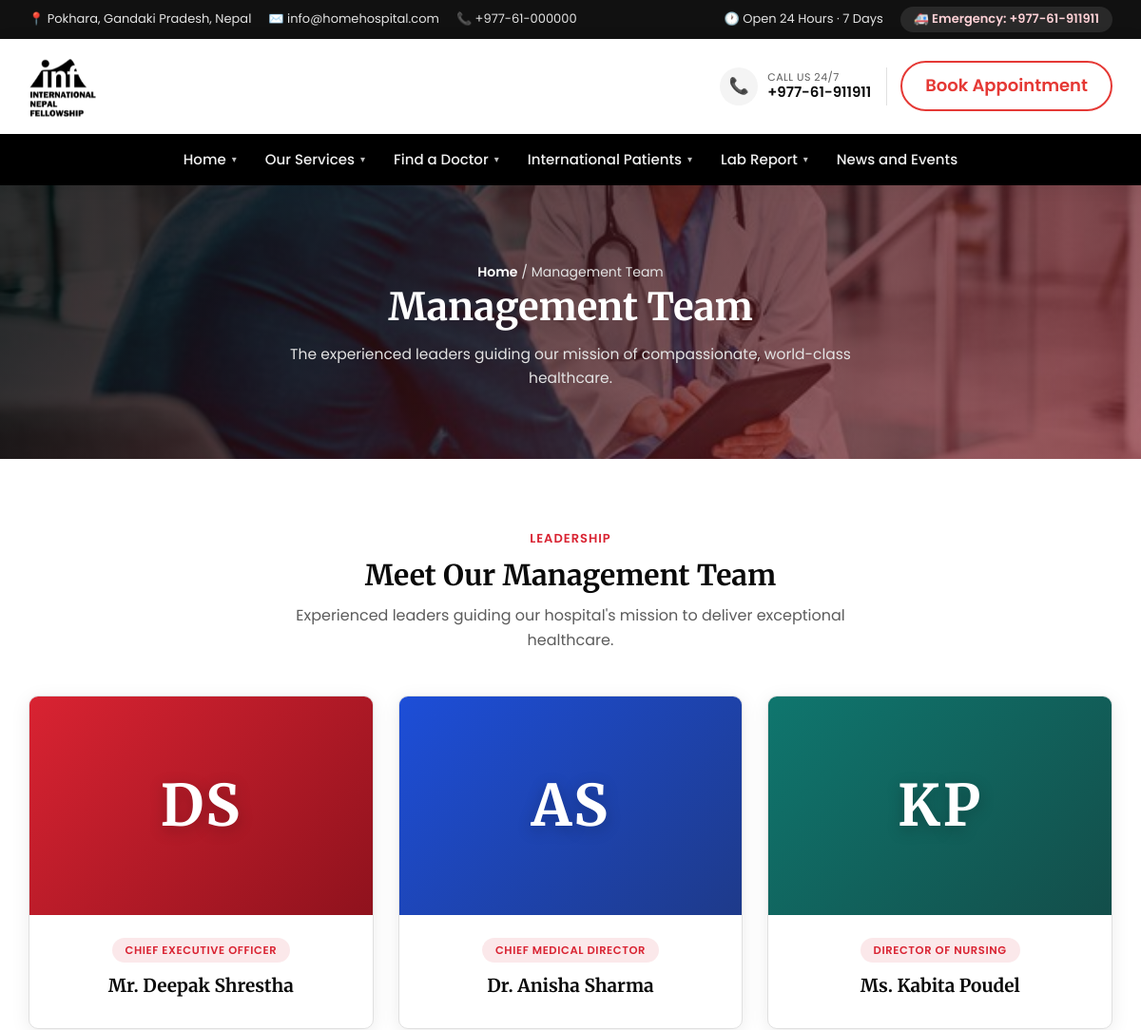
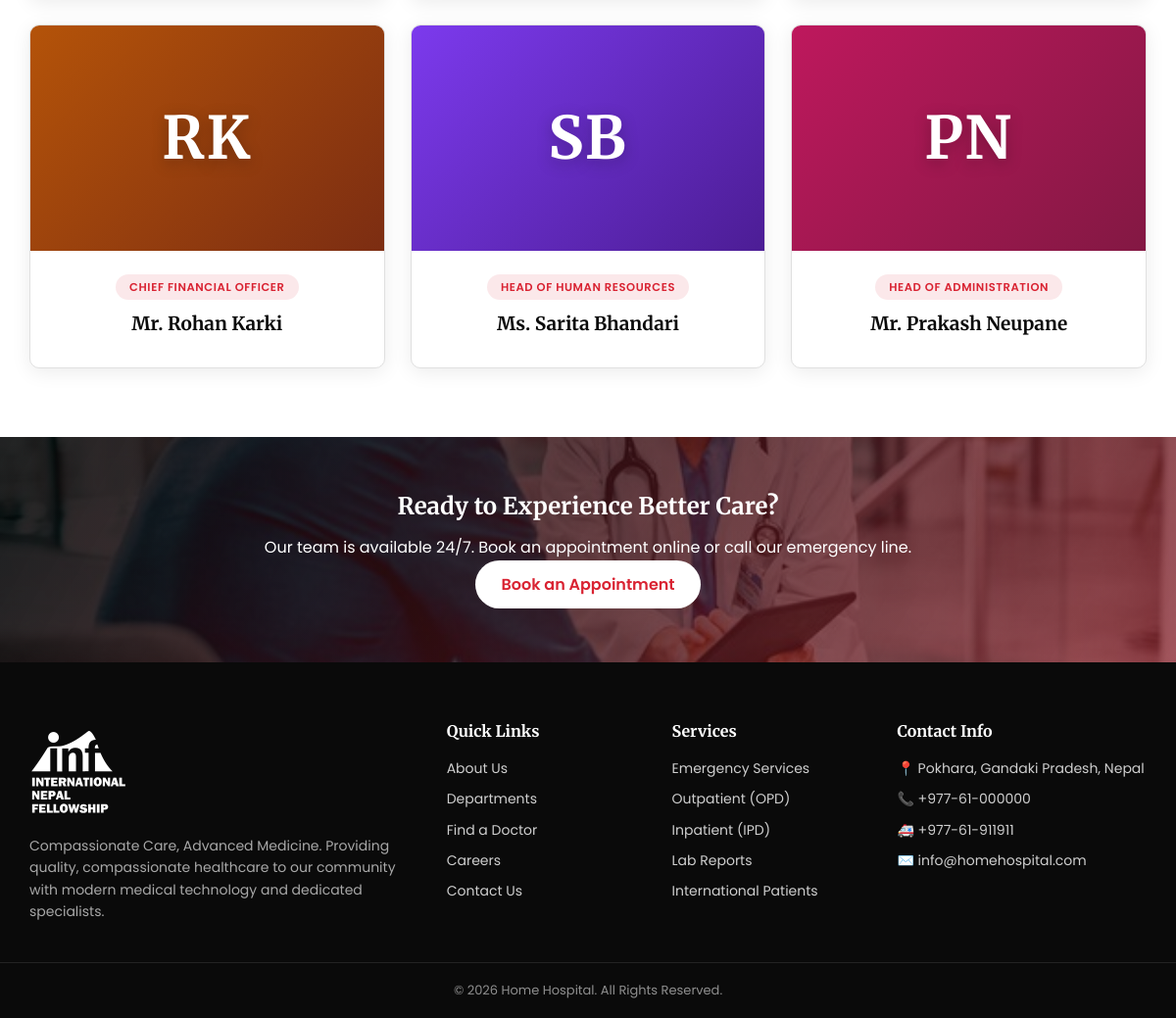
/pages/management-team.php, run on the app's committed database (2 pictures, top to bottom).
### tables this page shows
CREATE TABLE IF NOT EXISTS team_members (
    id INT NOT NULL AUTO_INCREMENT,
    name VARCHAR(150) NOT NULL,
    role VARCHAR(150) NOT NULL,
    photo_url VARCHAR(255) DEFAULT NULL,
    bio TEXT DEFAULT NULL,
    sort_order INT NOT NULL DEFAULT 0,
    is_active TINYINT(1) NOT NULL DEFAULT 1,
    created_at DATETIME NOT NULL DEFAULT CURRENT_TIMESTAMP,
    PRIMARY KEY (id)
);

### pages/management-team.php (called while the page is built, shortened)
<?php
require_once __DIR__ . '/../includes/config.php';
$team = TeamMember::allActive();
View::render('pages/management-team', compact('page_title', 'team', 'nav_menu'));

### includes/config.php (called while the page is built, shortened)
<?php
function e($value) {
    return htmlspecialchars((string)$value, ENT_QUOTES, 'UTF-8');
}
function site_url(string $path): string
{
    static $base = null;
    if ($base === null) {
        $docRoot = str_replace('\\', '/', rtrim($_SERVER['DOCUMENT_ROOT'] ?? '', '/'));
        $appRoot = str_replace('\\', '/', dirname(__DIR__));
        if ($docRoot !== '' && strpos($appRoot, $docRoot) === 0) {
            $base = '/' . ltrim(substr($appRoot, strlen($docRoot)), '/');
        } else {
            $base = '';
        }
        if ($base !== '') {
            $base = ($base === '/') ? '/' : rtrim($base, '/') . '/';
        }
    }
    return $base . $path;
}
spl_autoload_register(function ($class) {
    $prefix = 'App\\';
    $baseDir = __DIR__ . '/../app/';
    $len = strlen($prefix);
    $relativeClass = substr($class, $len);
    $file = $baseDir . str_replace('\\', '/', $relativeClass) . '.php';
});

### app/Core/Database.php (called while the page is built, shortened)
<?php
class Database
{
    private static ?Database $instance = null;
    private PDO $pdo;
    private function __construct()
    {
        $driver = defined('DB_DRIVER') ? DB_DRIVER : 'mysql';
        if ($driver === 'mysql') {
            $dsn = 'mysql:host=' . (defined('DB_HOST') ? DB_HOST : '127.0.0.1')
                . ';port=' . (defined('DB_PORT') ? DB_PORT : '3306')
                . ';dbname=' . (defined('DB_NAME') ? DB_NAME : 'hospital')
                . ';charset=utf8mb4';
            $this->pdo = new PDO($dsn, defined('DB_USER') ? DB_USER : 'root', defined('DB_PASS') ? DB_PASS : '');
        }
        $this->pdo->setAttribute(PDO::ATTR_ERRMODE, PDO::ERRMODE_EXCEPTION);
        $this->pdo->setAttribute(PDO::ATTR_DEFAULT_FETCH_MODE, PDO::FETCH_ASSOC);
    }
    public static function getInstance(): self
    {
        if (self::$instance === null) {
            self::$instance = new self();
        }
        return self::$instance;
    }
    public function fetchAll(string $sql, array $params = []): array
    {
        $stmt = $this->pdo->prepare($sql);
        $stmt->execute($params);
        return $stmt->fetchAll();
    }
}

### app/Core/Model.php (called while the page is built, shortened)
<?php
abstract class Model
{
    protected static string $table;
    public static function where(string $where, array $params = [], string $orderBy = ''): array
    {
        $sql = 'SELECT * FROM ' . static::$table . ' WHERE ' . $where;
        if ($orderBy) {
            $sql .= ' ORDER BY ' . $orderBy;
        }
        return Database::getInstance()->fetchAll($sql, $params);
    }
}

### app/Models/TeamMember.php (called while the page is built, shortened)
<?php
class TeamMember extends Model
{
    public static function allActive(): array
    {
        return self::where('is_active = 1', [], 'sort_order');
    }
}

### app/Views/pages/management-team.php (the view, shortened to what this page needs)
<section class="page-banner page-banner-image">
  <div class="container">
    <div class="breadcrumb" data-aos="fade-up" data-aos-duration="800"><a href="<?php echo e(site_url('pages/index.php')); ?>">Home</a> / Management Team</div>
    <h1 data-aos="fade-up" data-aos-duration="800" data-aos-delay="100">Management Team</h1>
    <p data-aos="fade-up" data-aos-duration="800" data-aos-delay="200">The experienced leaders guiding our mission of compassionate, world-class healthcare.</p>
  </div>
</section>
<section class="section">
  <div class="container">
    <div class="section-title" data-aos="fade-up" data-aos-duration="1000">
      <span>Leadership</span>
      <h2>Meet Our Management Team</h2>
      <p>Experienced leaders guiding our hospital's mission to deliver exceptional healthcare.</p>
    </div>
    <div class="grid grid-3">
      <?php foreach ($team as $i => $member): ?>
      <div class="card team-card" data-aos="fade-up" data-aos-duration="900" data-aos-delay="<?php echo ($i % 3) * 100; ?>">
        <?php if (!empty($member['photo_url'])): ?>
        <div class="team-photo">
          <img src="<?php echo e(site_url($member['photo_url'])); ?>" alt="Portrait of <?php echo e($member['name']); ?>" loading="lazy">
        </div>
        <?php else: ?>
        <div class="team-photo team-avatar team-avatar-<?php echo (($i % 6) + 1); ?>" aria-hidden="true"><?php echo e($member['initials'] ?? '?'); ?></div>
        <?php endif; ?>
        <div class="team-info">
          <span class="team-role"><?php echo e($member['role']); ?></span>
          <h3><?php echo e($member['name']); ?></h3>
        </div>
      </div>
      <?php endforeach; ?>
    </div>
  </div>
</section>
<section class="cta cta-about">
  <div class="container">
    <h2 data-aos="zoom-in" data-aos-duration="1200">Ready to Experience Better Care?</h2>
    <p data-aos="zoom-in" data-aos-duration="1200" data-aos-delay="100">Our team is available 24/7. Book an appointment online or call our emergency line.</p>
    <a href="<?php echo e(site_url('pages/book-appointment.php')); ?>" class="btn" style="background:#fff;color:var(--accent);" data-aos="zoom-in" data-aos-duration="1200" data-aos-delay="200">Book an Appointment</a>
  </div>
</section>

### css/style.css (style rules this page uses)
:root { --primary:#000000; --primary-dark:#111111; --accent:#d92332; --light:#f4f4f4; --gray:#5c5c5c; --dark:#0a0a0a; --white:#ffffff; --border:#e0e0e0; --radius:10px; --shadow:0 4px 20px rgba(0,0,0,0.08); --font-body:'Poppins',sans-serif; --font-head:'Merriweather',serif; }
* { margin:0;padding:0;box-sizing:border-box; }
body { font-family:var(--font-body);color:var(--dark);line-height:1.6;background:var(--white); }
h1,h2,h3,h4 { font-family:var(--font-head);color:var(--dark);line-height:1.3; }
.container { max-width:1180px;margin:0 auto;padding:0 20px; }
.btn { display:inline-block;padding:12px 26px;border-radius:30px;font-weight:600;cursor:pointer;border:none;transition:.25s; }
.page-banner { background:var(--primary);color:#fff;padding:50px 0;text-align:center; }
.page-banner h1 { color:#fff;font-size:32px; }
.breadcrumb { margin-top:8px;font-size:14px;color:#e3e3e3; }
.breadcrumb a { color:#fff;font-weight:600; }
.section { padding:70px 0; }
.section-title { text-align:center;max-width:640px;margin:0 auto 45px; }
.section-title span { color:var(--accent);font-weight:600;letter-spacing:1px;text-transform:uppercase;font-size:13px; }
.section-title h2 { font-size:30px;margin-top:8px; }
.section-title p { color:var(--gray);margin-top:10px; }
.grid { display:grid;gap:26px; }
.grid-3 { grid-template-columns:repeat(3,1fr); }
.card { background:#fff;border:1px solid var(--border);border-radius:var(--radius);padding:28px;box-shadow:var(--shadow);transition:.25s; }
.site .card,.site .doctor-card { transition:transform .35s cubic-bezier(.4,0,.2,1),background .35s cubic-bezier(.4,0,.2,1),border-color .35s ease,box-shadow .35s ease; }
.site .card h3,.site .card p,.site .card strong,.site .doctor-card h3,.site .doctor-card p,.site .doctor-card .dept { transition:color .35s ease; }
.card h3 { font-size:19px;margin-bottom:10px; }
.cta { background:var(--accent);color:#fff;padding:55px 0;text-align:center; }
.cta h2 { color:#fff;margin-bottom:14px; }
.page-banner-image { position:relative;background:linear-gradient(120deg, rgba(0,0,0,.82), rgba(140,20,30,.6)), url('../images/gettyimages-1390026192.jpg') center/cover;padding:72px 0; }
.page-banner-image h1 { font-size:40px; }
.page-banner-image p { color:#e3e3e3;font-size:15.5px;max-width:620px;margin:12px auto 0; }
.cta-about { position:relative;background:linear-gradient(120deg, rgba(0,0,0,.86), rgba(140,20,30,.68)), url('../images/gettyimages-1390026192.jpg') center/cover; }
.team-card { padding:0;overflow:hidden;text-align:center;display:flex;flex-direction:column; }
.team-photo { height:230px;flex:none;display:flex;align-items:center;justify-content:center; }
.team-avatar { font-size:60px;color:#fff;font-family:var(--font-head);font-weight:700;letter-spacing:2px;text-shadow:0 4px 16px rgba(0,0,0,.25); }
.team-avatar-1 { background:linear-gradient(135deg,#d92332 0%,#8f121d 100%); }
.team-avatar-2 { background:linear-gradient(135deg,#1d4ed8 0%,#1e3a8a 100%); }
.team-avatar-3 { background:linear-gradient(135deg,#0f766e 0%,#134e4a 100%); }
.team-avatar-4 { background:linear-gradient(135deg,#b45309 0%,#7c2d12 100%); }
.team-avatar-5 { background:linear-gradient(135deg,#7c3aed 0%,#4c1d95 100%); }
.team-avatar-6 { background:linear-gradient(135deg,#be185d 0%,#831843 100%); }
.team-info { padding:24px 22px 26px;flex:1;display:flex;flex-direction:column;align-items:center; }
.team-role { display:inline-block;background:rgba(217,35,50,.1);color:var(--accent);font-size:11.5px;font-weight:600;letter-spacing:.6px;text-transform:uppercase;padding:4px 14px;border-radius:20px;margin-bottom:12px; }
.team-info h3 { font-size:19px;margin-bottom:6px; }

### data on the page
team_members: initials "DS", role "CHIEF EXECUTIVE OFFICER", name "Mr. Deepak Shrestha"
team_members: initials "AS", role "CHIEF MEDICAL DIRECTOR", name "Dr. Anisha Sharma"
team_members: initials "KP", role "DIRECTOR OF NURSING", name "Ms. Kabita Poudel"
team_members: initials "RK", role "CHIEF FINANCIAL OFFICER", name "Mr. Rohan Karki"
team_members: initials "SB", role "HEAD OF HUMAN RESOURCES", name "Ms. Sarita Bhandari"
team_members: initials "PN", role "HEAD OF ADMINISTRATION", name "Mr. Prakash Neupane"

### other printed values
SITE_ADDRESS "Pokhara, Gandaki Pradesh, Nepal"
SITE_EMAIL "info@homehospital.com"
SITE_PHONE "+977-61-000000"
SITE_EMERGENCY "+977-61-911911"
$label "Home"
$label "Our Services"
$label "Find a Doctor"
$label "International Patients"
$label "Lab Report"
$label "News and Events"
SITE_TAGLINE "Compassionate Care, Advanced Medicine"
SITE_NAME "Home Hospital"
